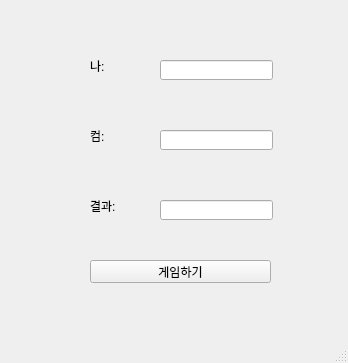
<?xml version="1.0" encoding="UTF-8"?>
<ui version="4.0">
 <class>MainWindow</class>
 <widget class="QMainWindow" name="MainWindow">
  <property name="geometry">
   <rect>
    <x>0</x>
    <y>0</y>
    <width>348</width>
    <height>363</height>
   </rect>
  </property>
  <property name="windowTitle">
   <string>MainWindow</string>
  </property>
  <widget class="QWidget" name="centralwidget">
   <widget class="QLabel" name="lbl_mine">
    <property name="geometry">
     <rect>
      <x>90</x>
      <y>60</y>
      <width>56</width>
      <height>12</height>
     </rect>
    </property>
    <property name="text">
     <string>나:</string>
    </property>
   </widget>
   <widget class="QLabel" name="lbl_com">
    <property name="geometry">
     <rect>
      <x>90</x>
      <y>130</y>
      <width>56</width>
      <height>12</height>
     </rect>
    </property>
    <property name="text">
     <string>컴:</string>
    </property>
   </widget>
   <widget class="QLabel" name="lbl_result">
    <property name="geometry">
     <rect>
      <x>90</x>
      <y>200</y>
      <width>56</width>
      <height>12</height>
     </rect>
    </property>
    <property name="text">
     <string>결과:</string>
    </property>
   </widget>
   <widget class="QLineEdit" name="le_mine">
    <property name="geometry">
     <rect>
      <x>160</x>
      <y>60</y>
      <width>113</width>
      <height>20</height>
     </rect>
    </property>
   </widget>
   <widget class="QLineEdit" name="le_com">
    <property name="geometry">
     <rect>
      <x>160</x>
      <y>130</y>
      <width>113</width>
      <height>20</height>
     </rect>
    </property>
   </widget>
   <widget class="QLineEdit" name="le_result">
    <property name="geometry">
     <rect>
      <x>160</x>
      <y>200</y>
      <width>113</width>
      <height>20</height>
     </rect>
    </property>
   </widget>
   <widget class="QPushButton" name="pb">
    <property name="geometry">
     <rect>
      <x>90</x>
      <y>260</y>
      <width>181</width>
      <height>23</height>
     </rect>
    </property>
    <property name="text">
     <string>게임하기</string>
    </property>
   </widget>
  </widget>
  <widget class="QMenuBar" name="menubar">
   <property name="geometry">
    <rect>
     <x>0</x>
     <y>0</y>
     <width>348</width>
     <height>21</height>
    </rect>
   </property>
  </widget>
  <widget class="QStatusBar" name="statusbar"/>
 </widget>
 <resources/>
 <connections/>
</ui>
